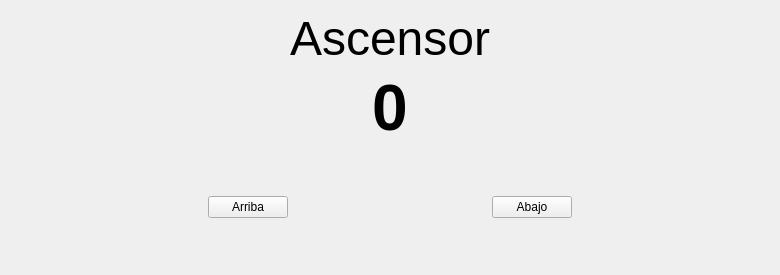
<?xml version="1.0" encoding="UTF-8"?>
<ui version="4.0">
 <class>Widget</class>
 <widget class="QWidget" name="Widget">
  <property name="geometry">
   <rect>
    <x>0</x>
    <y>0</y>
    <width>780</width>
    <height>275</height>
   </rect>
  </property>
  <property name="windowTitle">
   <string>Widget</string>
  </property>
  <layout class="QVBoxLayout" name="verticalLayout">
   <item>
    <layout class="QHBoxLayout" name="horizontalLayout">
     <item>
      <spacer name="horizontalSpacer">
       <property name="orientation">
        <enum>Qt::Orientation::Horizontal</enum>
       </property>
       <property name="sizeHint" stdset="0">
        <size>
         <width>40</width>
         <height>20</height>
        </size>
       </property>
      </spacer>
     </item>
     <item>
      <widget class="QLabel" name="label">
       <property name="font">
        <font>
         <pointsize>36</pointsize>
        </font>
       </property>
       <property name="text">
        <string>Ascensor</string>
       </property>
      </widget>
     </item>
     <item>
      <spacer name="horizontalSpacer_2">
       <property name="orientation">
        <enum>Qt::Orientation::Horizontal</enum>
       </property>
       <property name="sizeHint" stdset="0">
        <size>
         <width>40</width>
         <height>20</height>
        </size>
       </property>
      </spacer>
     </item>
    </layout>
   </item>
   <item>
    <layout class="QHBoxLayout" name="horizontalLayout_2">
     <item>
      <spacer name="horizontalSpacer_3">
       <property name="orientation">
        <enum>Qt::Orientation::Horizontal</enum>
       </property>
       <property name="sizeHint" stdset="0">
        <size>
         <width>40</width>
         <height>20</height>
        </size>
       </property>
      </spacer>
     </item>
     <item>
      <widget class="QLabel" name="ascensor">
       <property name="font">
        <font>
         <pointsize>48</pointsize>
         <bold>true</bold>
        </font>
       </property>
       <property name="text">
        <string>0</string>
       </property>
      </widget>
     </item>
     <item>
      <spacer name="horizontalSpacer_4">
       <property name="orientation">
        <enum>Qt::Orientation::Horizontal</enum>
       </property>
       <property name="sizeHint" stdset="0">
        <size>
         <width>40</width>
         <height>20</height>
        </size>
       </property>
      </spacer>
     </item>
    </layout>
   </item>
   <item>
    <spacer name="verticalSpacer_2">
     <property name="orientation">
      <enum>Qt::Orientation::Vertical</enum>
     </property>
     <property name="sizeHint" stdset="0">
      <size>
       <width>20</width>
       <height>22</height>
      </size>
     </property>
    </spacer>
   </item>
   <item>
    <layout class="QHBoxLayout" name="horizontalLayout_3">
     <item>
      <spacer name="horizontalSpacer_5">
       <property name="orientation">
        <enum>Qt::Orientation::Horizontal</enum>
       </property>
       <property name="sizeHint" stdset="0">
        <size>
         <width>40</width>
         <height>20</height>
        </size>
       </property>
      </spacer>
     </item>
     <item>
      <widget class="QPushButton" name="pushButton">
       <property name="text">
        <string>Arriba</string>
       </property>
      </widget>
     </item>
     <item>
      <spacer name="horizontalSpacer_6">
       <property name="orientation">
        <enum>Qt::Orientation::Horizontal</enum>
       </property>
       <property name="sizeHint" stdset="0">
        <size>
         <width>40</width>
         <height>20</height>
        </size>
       </property>
      </spacer>
     </item>
     <item>
      <widget class="QPushButton" name="pushButton_2">
       <property name="text">
        <string>Abajo</string>
       </property>
      </widget>
     </item>
     <item>
      <spacer name="horizontalSpacer_7">
       <property name="orientation">
        <enum>Qt::Orientation::Horizontal</enum>
       </property>
       <property name="sizeHint" stdset="0">
        <size>
         <width>40</width>
         <height>20</height>
        </size>
       </property>
      </spacer>
     </item>
    </layout>
   </item>
   <item>
    <spacer name="verticalSpacer">
     <property name="orientation">
      <enum>Qt::Orientation::Vertical</enum>
     </property>
     <property name="sizeHint" stdset="0">
      <size>
       <width>20</width>
       <height>22</height>
      </size>
     </property>
    </spacer>
   </item>
  </layout>
 </widget>
 <resources/>
 <connections/>
</ui>
